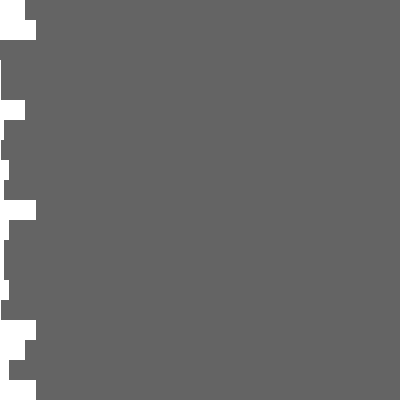
Frame 1 (no input)
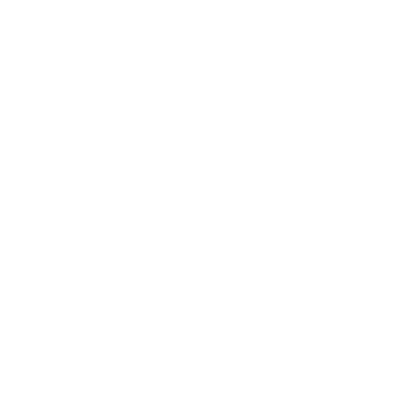
Frame 60 (no input)
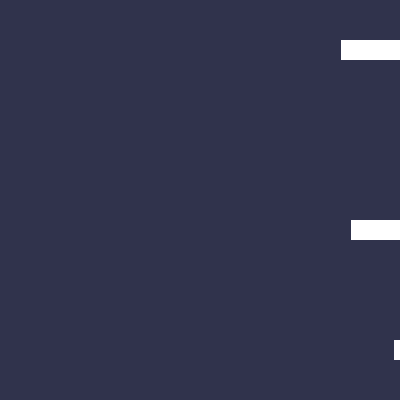
Frame 120 (the mouse pressed at the canvas centre since frame 60)

The p5.js sketch that drew these frames (run headless with seeded random() and noise() and a simulated clock; from frame 60 on, the mouse is pressed at the canvas centre):

// p5.js sketch
// ── sketch.js
let rects = [];

function setup() {
  createCanvas(400,400);
  background(100);
  noStroke();
  fill(255,255,255);
  for (let index = 0; index < 40; index++) {
    rects[index] = 0;
  }
}

let reachedEnd = 0;

function draw() {
  for (let i = 0; i < rects.length; i++) {
    if (rects[i] >= 800) {
      drawRect(i);
      continue;
    }
    let prog = Math.round(Math.random()*6);
    prog = prog ** 2;
    rects[i] +=prog;
    if (rects[i] >= 800) reachedEnd++;
    drawRect(i);
    if (reachedEnd === 40) reset();
  }
}

function drawRect(i) {
  rect(0,i*20,rects[i],20);
}

function reset() {
  let r = Math.round(Math.random()*255);
  let g = Math.round(Math.random()*255);
  let b = Math.round(Math.random()*255);
  fill(r,g,b);
  reachedEnd = 0;
  for (let i = 0; i < 40; i++) {
    rects[i] = 0;
  }
}
// ── example.html
Use absolutely no pressure. Just like an angel's wing. Isn't that fantastic? They say everything looks better with odd numbers of things. But sometimes I put even numbers—just to upset the critics. We don't have to be committed. We are just playing here.

It's a good way of getting rid of all your anxieties and hostilities. We can fix anything. That's a son of a gun of a cloud. That's the way I look when I get home late; black and blue.

Paint anything you want on the canvas. Create your own world. Let that brush dance around there and play. See there how easy that is. Each highlight must have it's own private shadow.

Just take out whatever you don't want. It'll change your entire perspective. Just a happy little shadow that lives in there. God gave you this gift of imagination. Use it.

Now it's beginning to make a little sense. Everything's not great in life, but we can still find beauty in it. Let's go up in here, and start having some fun Go out on a limb - that's where the fruit is.

In your imagination you can go anywhere you want. The light is your friend. Preserve it. We don't have anything but happy trees here. I really believe that if you practice enough you could paint the 'Mona Lisa' with a two-inch brush. We'll put some happy little leaves here and there. There is immense joy in just watching - watching all the little creatures in nature.

From all of us here, I want to wish you happy painting and God bless, my friends. You have to allow the paint to break to make it beautiful. Trees grow in all kinds of ways. They're not all perfectly straight. Not every limb is perfect. And that's when it becomes fun - you don't have to spend your time thinking about what's happening - you just let it happen. A happy cloud.
